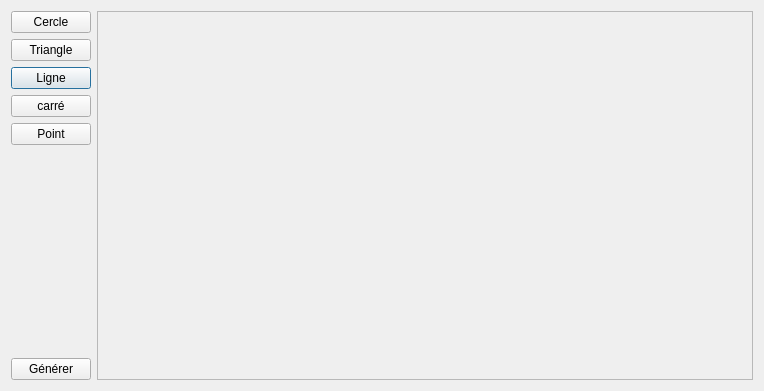
<?xml version="1.0" encoding="UTF-8"?>
<ui version="4.0">
 <class>secwindow</class>
 <widget class="QDialog" name="secwindow">
  <property name="geometry">
   <rect>
    <x>0</x>
    <y>0</y>
    <width>764</width>
    <height>391</height>
   </rect>
  </property>
  <property name="windowTitle">
   <string>Dialog</string>
  </property>
  <layout class="QGridLayout" name="gridLayout_3">
   <item row="2" column="0">
    <widget class="QPushButton" name="pushButton_3">
     <property name="text">
      <string>Ligne</string>
     </property>
    </widget>
   </item>
   <item row="3" column="0">
    <widget class="QPushButton" name="pushButton_4">
     <property name="text">
      <string>carré</string>
     </property>
    </widget>
   </item>
   <item row="0" column="1" rowspan="7">
    <widget class="QScrollArea" name="scrollArea">
     <property name="widgetResizable">
      <bool>true</bool>
     </property>
     <widget class="QWidget" name="scrollAreaWidgetContents_2">
      <property name="geometry">
       <rect>
        <x>0</x>
        <y>0</y>
        <width>658</width>
        <height>371</height>
       </rect>
      </property>
      <layout class="QFormLayout" name="formLayout">
       <item row="0" column="0">
        <layout class="QVBoxLayout" name="verticalLayout" stretch=""/>
       </item>
      </layout>
     </widget>
    </widget>
   </item>
   <item row="6" column="0">
    <widget class="QPushButton" name="Done">
     <property name="text">
      <string>Générer</string>
     </property>
    </widget>
   </item>
   <item row="0" column="0">
    <widget class="QPushButton" name="pushButton">
     <property name="text">
      <string>Cercle</string>
     </property>
    </widget>
   </item>
   <item row="1" column="0">
    <widget class="QPushButton" name="pushButton_2">
     <property name="text">
      <string>Triangle</string>
     </property>
    </widget>
   </item>
   <item row="4" column="0">
    <widget class="QPushButton" name="pushButton_5">
     <property name="text">
      <string>Point</string>
     </property>
    </widget>
   </item>
  </layout>
 </widget>
 <resources/>
 <connections/>
</ui>
